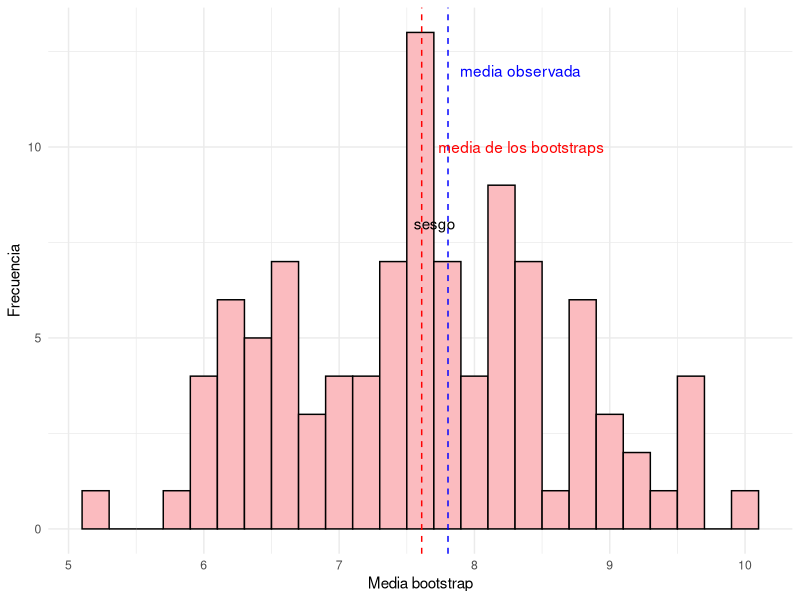

R code for this plot:
## ---- chunk 1
X <- rgamma(10, 8)
X
mean(X)
sample(X, replace = T) # ejemplo
mean(sample(X, replace = TRUE)) # repetir miles de veces ...
## ---- chunk 2
Bs <- replicate(100, mean(sample(X, replace = TRUE)))
Bs
mean(X)
mean(Bs)
mean(X) - mean(Bs) # sesgo
## ---- chunk 3
library(ggplot2)
set.seed(123)
X <- rgamma(10, 8) # datos
Bs <- replicate(100, mean(sample(X, replace = TRUE)))
dat <- data.frame(B = Bs)
ggplot(dat, aes(x = B)) +
  geom_histogram(binwidth = 0.2, fill = "#fbbbbf", color = "black") +
  geom_vline(xintercept = mean(X), color = "blue", linetype = "dashed") +
  geom_vline(xintercept = mean(Bs), color = "red", linetype = "dashed") +
  annotate("text", x = mean(Bs), y = 10, label = "media de los bootstraps", color = "red", hjust = -0.1) +
  annotate("text", x = mean(X), y = 12, label = "media observada", color = "blue", hjust = -0.1) +
  annotate("text", x = (mean(X) + mean(Bs))/2, y = 8, label = "sesgo", color = "black", hjust = 0.5) +
  theme_minimal() +
  labs(x = "Media bootstrap", y = "Frecuencia")
